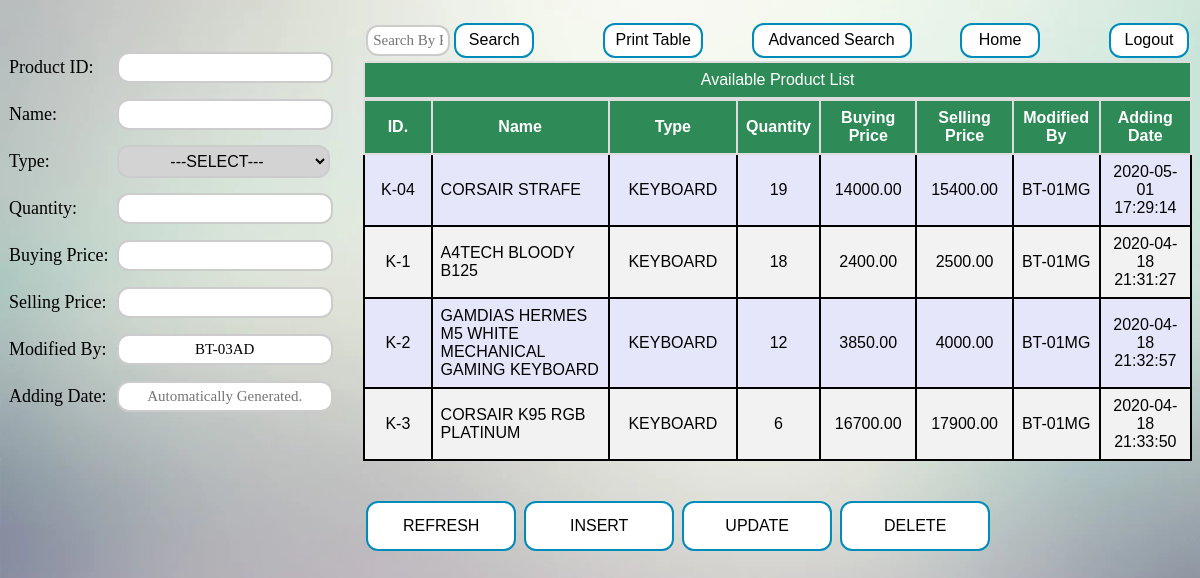
The page /Pages/productList.php (signed in) on the database its author committed.
### tables this page shows
CREATE TABLE `product` (
  `PID` varchar(15) NOT NULL,
  `P_NAME` varchar(50) NOT NULL,
  `TYPE` varchar(20) NOT NULL,
  `AVAILABILITY` varchar(20) NOT NULL DEFAULT 'AVAILABLE',
  `QUANTITY` int(15) NOT NULL,
  `BUY_PRICE` double(10,2) NOT NULL,
  `SELL_PRICE` double(10,2) NOT NULL,
  `MOD_BY` varchar(15) NOT NULL,
  `Add_PDate` datetime NOT NULL DEFAULT current_timestamp()
);

### DB Handler/DBC.php (called while the page is built, shortened)
<?php
$serverName="localhost";
$userName="root";
$password="";
$dbName="btweb";
function get($query)
{
	$data=array();
	global $serverName,$userName,$password,$dbName;
	try
	{
		$conn=mysqli_connect($serverName,$userName,$password,$dbName);
		$result=mysqli_query($conn,$query);
		if(mysqli_num_rows($result) > 0)
		{
			while($row=mysqli_fetch_assoc($result))
			{
				$entity=array();
				foreach($row as $k=>$v)
				{
					$entity[$k]=$row[$k];
				}
				$data[]=$entity;
			}
		}
		return $data;
	}
	catch (Exception $e)
	{
		throw $e->getMessage();
		return $data;
		mysqli_close($conn);
	}
}
?>

### DB Handler/productDB.php (called while the page is built, shortened)
<?php
require_once 'DBC.php';
function loadTable()
{
	$result=null;
	try
	{
		$query="SELECT * FROM `product` WHERE `AVAILABILITY` = 'AVAILABLE' ORDER BY `TYPE`,`PID`;";
		$result=get($query);
		return $result;
	}
	catch (Exception $e)
	{
		throw $e->getMessage();
		return $result;
	}
}
?>

### Page Controllers/productListController.php (the view, shortened to what this page needs)
<?php
require_once '../DB Handler/productDB.php';
function showTable()
{
	$table=loadTable();
	foreach($table as $data)
	{
		echo "<tr>";
		echo "<td align='middle'>".$data["PID"]."</td>";
		echo "<td>".$data["P_NAME"]."</td>";
		echo "<td align='middle'>".$data["TYPE"]."</td>";
		echo "<td align='middle'>".$data["QUANTITY"]."</td>";
		echo "<td align='middle'>".$data["BUY_PRICE"]."</td>";
		echo "<td align='middle'>".$data["SELL_PRICE"]."</td>";
		echo "<td align='middle'>".$data["MOD_BY"]."</td>";
		echo "<td align='middle'>".$data["Add_PDate"]."</td>";
		echo "</tr>";
	}
}
?>

### Pages/CSS/productList.css (style rules this page uses)
#prodTable td { border: 2px solid #000000; padding: 8px; }
#prodTable tr:nth-child(even) { background-color: #f2f2f2; }
#prodTable tr:nth-child(odd) { background-color: #E6E6FA; }

### rows shown on the page
product: PID "K-04", P_NAME "CORSAIR STRAFE", TYPE "KEYBOARD", QUANTITY "19", BUY_PRICE "14000.00", SELL_PRICE "15400.00", MOD_BY "BT-01MG", Add_PDate "2020-05-01 17:29:14"
product: PID "K-1", P_NAME "A4TECH BLOODY B125", TYPE "KEYBOARD", QUANTITY "18", BUY_PRICE "2400.00", SELL_PRICE "2500.00", MOD_BY "BT-01MG", Add_PDate "2020-04-18 21:31:27"
product: PID "K-2", P_NAME "GAMDIAS HERMES M5 WHITE MECHANICAL GAMING KEYBOARD", TYPE "KEYBOARD", QUANTITY "12", BUY_PRICE "3850.00", SELL_PRICE "4000.00", MOD_BY "BT-01MG", Add_PDate "2020-04-18 21:32:57"
product: PID "K-3", P_NAME "CORSAIR K95 RGB PLATINUM", TYPE "KEYBOARD", QUANTITY "6", BUY_PRICE "16700.00", SELL_PRICE "17900.00", MOD_BY "BT-01MG", Add_PDate "2020-04-18 21:33:50"
